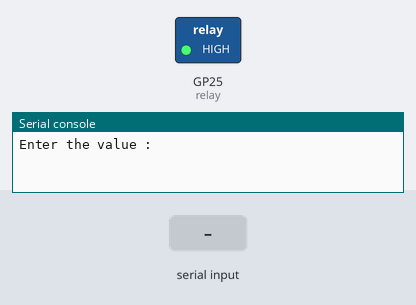
A program run on a simulated Raspberry Pi Pico running MicroPython. On the bench: switched loads named in the program (green lamp = pin HIGH), the last lines printed to the serial console. The inputs (shaded band) are chosen by the test bench.

Above: at 1.2 s.
1.3 s: "0" typed at the serial console, then Enter
At 2.5 s:
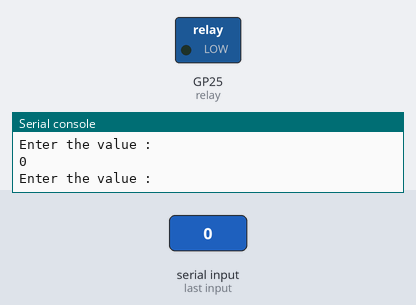
2.8 s: "1" typed at the serial console, then Enter
At 3.8 s:
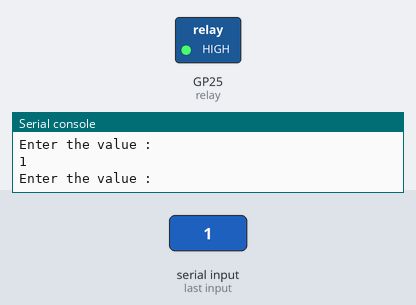
Timing chart, 0 to 5.8 s (numbered marks = the images above; inputs shaded):
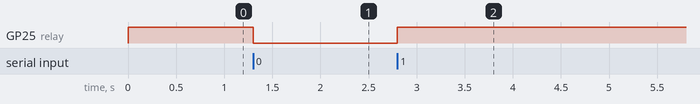

Measured:
- after the input at 1.3 s, GP25 (relay): HIGH → LOW at once
- after the input at 2.8 s, GP25 (relay): LOW → HIGH at once

The program:

relay_on.py
```python
from machine import Pin

relay = Pin("LED",Pin.OUT)
relay.value(1)

while True:
    a = int(input("Enter the value : "))
    if(a==1):
        relay.value(1)
    elif(a==0):
        relay.value(0)
```
